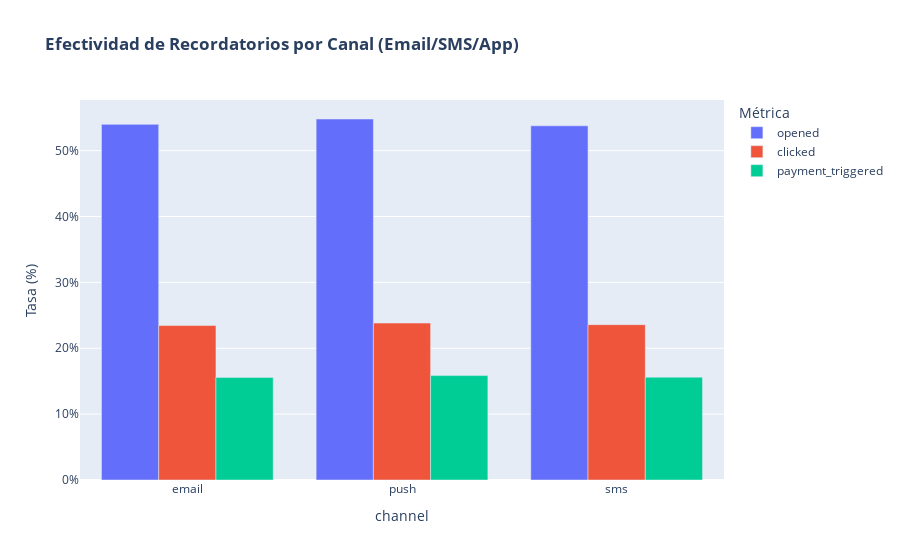

Notebook code for this chart:
### Code cell
# Tasa de apertura/clics por canal
effectiveness = reminders.groupby('channel').agg({
    'opened': 'mean',
    'clicked': 'mean',
    'payment_triggered': 'mean'
}).reset_index()

fig = px.bar(
    effectiveness.melt(id_vars='channel'),
    x='channel',
    y='value',
    color='variable',
    barmode='group',
    title='<b>Efectividad de Recordatorios por Canal (Email/SMS/App)</b>',
    labels={'value': 'Tasa (%)', 'variable': 'Métrica'}
)
fig.update_layout(yaxis_tickformat=".0%")
fig.show()

### Figure 1 — Plotly figure (JSON) as saved in the notebook; plotly's stock layout.template omitted (floating-point values rounded to 4 significant figures)
{"data": [{"alignmentgroup": "True", "hovertemplate": "Métrica=opened<br>channel=%{x}<br>Tasa (%)=%{y}<extra></extra>", "legendgroup": "opened", "marker": {"color": "#636efa", "pattern": {"shape": ""}}, "name": "opened", "offsetgroup": "opened", "orientation": "v", "showlegend": true, "textposition": "auto", "x": ["email", "push", "sms"], "xaxis": "x", "y": [0.5399, 0.548, 0.5377], "yaxis": "y", "type": "bar"}, {"alignmentgroup": "True", "hovertemplate": "Métrica=clicked<br>channel=%{x}<br>Tasa (%)=%{y}<extra></extra>", "legendgroup": "clicked", "marker": {"color": "#EF553B", "pattern": {"shape": ""}}, "name": "clicked", "offsetgroup": "clicked", "orientation": "v", "showlegend": true, "textposition": "auto", "x": ["email", "push", "sms"], "xaxis": "x", "y": [0.2345, 0.2382, 0.2358], "yaxis": "y", "type": "bar"}, {"alignmentgroup": "True", "hovertemplate": "Métrica=payment_triggered<br>channel=%{x}<br>Tasa (%)=%{y}<extra></extra>", "legendgroup": "payment_triggered", "marker": {"color": "#00cc96", "pattern": {"shape": ""}}, "name": "payment_triggered", "offsetgroup": "payment_triggered", "orientation": "v", "showlegend": true, "textposition": "auto", "x": ["email", "push", "sms"], "xaxis": "x", "y": [0.1558, 0.1585, 0.1561], "yaxis": "y", "type": "bar"}], "layout": {"xaxis": {"anchor": "y", "domain": [0.0, 1.0], "title": {"text": "channel"}}, "yaxis": {"anchor": "x", "domain": [0.0, 1.0], "title": {"text": "Tasa (%)"}, "tickformat": ".0%"}, "legend": {"title": {"text": "Métrica"}, "tracegroupgap": 0}, "title": {"text": "<b>Efectividad de Recordatorios por Canal (Email/SMS/App)</b>"}, "barmode": "group"}}
